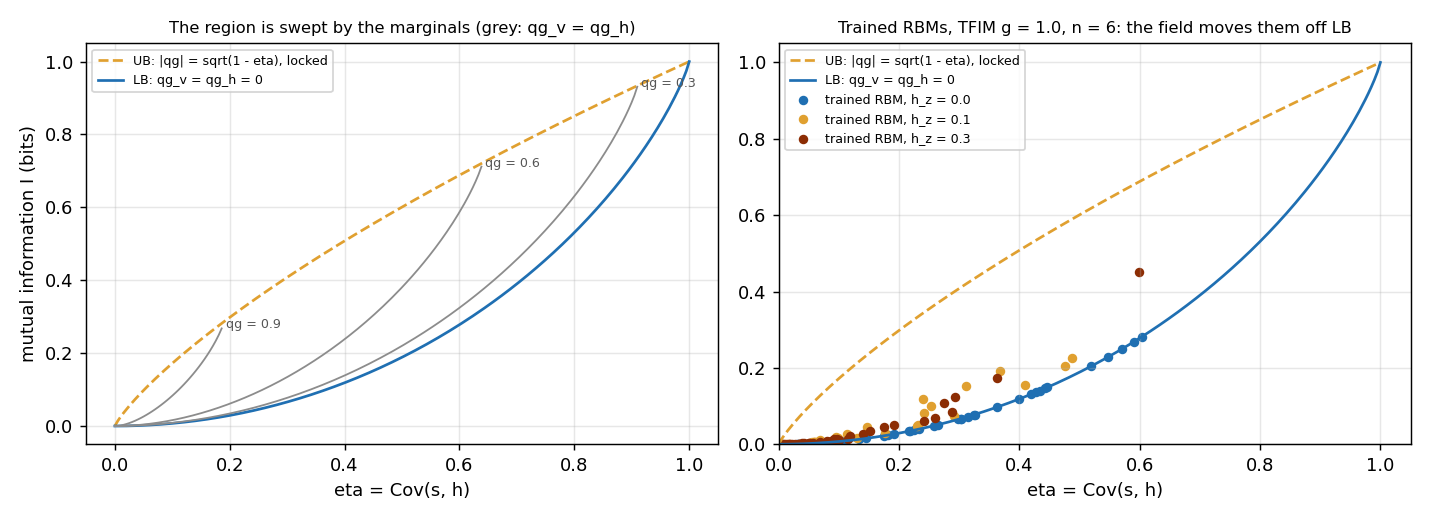

Write Python code to recreate this figure.
"""
The I-eta plane of RBM neural-network quantum states, written in qg.

The review by Singh, Bhatia, Saggi, Sajjan and Kais (Academia Quantum 3,
2026, Sec. 3.2 and Fig. 4) studies an RBM learner through its Ising-type
Hamiltonian H(X) = sum a_i s_i + sum b_j h_j + sum W_ij s_i h_j and the
thermal state P(v, h) ~ exp(-H). For each visible-hidden pair it reports

    eta = Cov(s_k, h_m) = <s_k h_m> - qg_v qg_h        (read from the OTOC)
    I   = mutual information between s_k and h_m,

and shows that (I, eta) lies between

    LB(eta) = 2 - 2 l((1+eta)/4) - 2 l((1-eta)/4),
    UB(eta) = l(1/2 + sqrt(1-|eta|)/2) + l(1/2 - sqrt(1-|eta|)/2),  l(x) = -x log2 x.

Trained RBMs (transverse-field Ising drivers) sit on LB for every size and
field ratio g, which the review reads as a learning principle: the network
uses the least mutual information compatible with the covariance.

qg reading. A pair of +-1 spins is fixed by three numbers, the two
marginals qg_v = <s_k>, qg_h = <h_m> and eta:

    p(s, t) = [1 + s qg_v + t qg_h + s t (eta + qg_v qg_h)] / 4,
    I = qg_S(qg_v) + qg_S(qg_h) - H(p),

with qg_S the binary entropy of (1 + qg)/2 (§7). Then

  * LB(eta) is exactly the case qg_v = qg_h = 0 and is the minimum of I
    over the marginals at fixed eta;
  * UB(eta) is the perfectly correlated pair with |qg_v| = |qg_h| =
    sqrt(1 - |eta|);
  * to leading order in eta and the marginals, I - LB ~= eta^2 (qg_v^2 +
    qg_h^2) / (2 ln 2) (5 % low at eta = 0.1, 12 % at eta = 0.3).

The transverse-field Ising driver H = -B sum X_i - J sum Z_i Z_{i+1} has a
Z2 symmetry (Z -> -Z), so its ground state has <Z_i> = 0 and an RBM that
respects it has a = b = 0 and zero marginals. Saturation of LB is then a
consequence of the symmetry, not a learning principle. Prediction, which
can fail: add a longitudinal field -h_z sum Z_i; the points must leave LB
by the amount set by the measured marginals.

Test. RBM wavefunction psi(v) = exp(a.v) prod_j 2 cosh(b_j + W_j.v)
(Carleo-Troyer, real and positive, enough for this stoquastic driver),
n = 6 visible spins, alpha = 1, periodic chain, energy minimised exactly
(full enumeration, no sampling), 3 seeds per setting.

Findings (python examples/rbm_mutual_information_qg.py):

  Closed forms (checked on a grid of marginals): at fixed eta the minimum
  of I over (qg_v, qg_h) is LB(eta), reached at qg_v = qg_h = 0; UB(eta) is
  I at |qg_v| = |qg_h| = sqrt(1 - eta) (eta = 0.1, 0.3, 0.5, 0.8, equal to
  1e-4).

  Trained RBMs (median over 3 seeds; 36 visible-hidden pairs each):

       g   h_z | fidelity | |qg_v|  |qg_h|  |eta| | mean I-LB  max I-LB
     1.0   0   |  1.0000  | 0.0001  0.0016  0.27  |  3e-7      1e-5
     2.0   0   |  1.0000  | 0.0000  0.0034  0.15  |  7e-7      2e-5
     1.0   0.1 |  1.0000  | 0.39    0.45    0.16  |  1.6e-2    0.10
     1.0   0.3 |  1.0000  | 0.52    0.42    0.12  |  1.4e-2    0.17
     2.0   0.1 |  1.0000  | 0.07    0.09    0.15  |  5.2e-4    5e-3
     2.0   0.3 |  1.0000  | 0.18    0.19    0.13  |  2.7e-3    3e-2
     0.5   0   |  0.50    | 0.81    0.77    0.05  |  1.1e-2    0.12   (random start)
     0.5   0   |  1.0000  | 0.0002  0.0001  0.49  |  1.5e-8    1e-7   (a = b = 0 start)

  * With the Z2-symmetric driver the trained RBMs sit on LB (gap below
    2e-5 bits) because their marginals vanish, as the review found.
  * The prediction holds: a longitudinal field of 0.1-0.3 moves the same
    learner off LB by 5e-4 to 2e-2 bits on average (up to 0.17 bits for a
    pair), in step with the measured marginals; the small-bias formula
    eta^2 (qg_v^2 + qg_h^2)/(2 ln 2) matches the gap at g = 2 (5.3e-4 vs
    5.2e-4, 2.6e-3 vs 2.7e-3) and underestimates it by up to 2x when the
    marginals are large.
  * In the ordered phase (g = 0.5) the same target admits two RBMs: from a
    random start training breaks the symmetry (fidelity 0.50 with the
    symmetric ground state, energy 3e-3 above it, marginals 0.8) and the
    points leave LB; from a = b = 0 it finds the symmetric ground state
    (fidelity 1.0000) and the points sit on LB. Same physics, different
    position: the position is set by the marginals, not by a learning
    principle. (One of three random starts ends in a fully polarized local
    minimum, 0.38 above the ground energy.)

Honest scope. A real, positive RBM with n = 6 and exact enumeration; the
review uses larger N, stochastic reconfiguration and Monte Carlo sampling,
which we have not reproduced. The claim is limited to this: LB saturation
is what zero marginals imply, and a symmetry-breaking field or a
symmetry-broken learner removes it by the amount the marginals predict.
"""

import itertools
import math

import numpy as np
from scipy.optimize import minimize

N_VIS = 6
ALPHA = 1
SEEDS = (0, 1, 2)
G_VALUES = (0.5, 1.0, 2.0)
HZ_VALUES = (0.0, 0.1, 0.3)


# --------------------------------------------------------------------- #
# closed forms
# --------------------------------------------------------------------- #
def ell(x):
    return 0.0 if x <= 0 else -x * math.log2(x)


def qg_s(q):
    return ell((1 + q) / 2) + ell((1 - q) / 2)


def lower_bound(eta):
    return 2 - 2 * ell((1 + eta) / 4) - 2 * ell((1 - eta) / 4)


def upper_bound(eta):
    r = math.sqrt(1 - abs(eta))
    return ell(0.5 + r / 2) + ell(0.5 - r / 2)


def pair_distribution(qg_v, qg_h, eta):
    c = eta + qg_v * qg_h
    return np.array([(1 + s * qg_v + t * qg_h + s * t * c) / 4 for s in (1, -1) for t in (1, -1)])


def mutual_information(qg_v, qg_h, eta):
    p = pair_distribution(qg_v, qg_h, eta)
    if p.min() < -1e-12:
        raise ValueError("not a valid pair of spins")
    return qg_s(qg_v) + qg_s(qg_h) - sum(ell(x) for x in p)


def small_bias_gap(qg_v, qg_h, eta):
    return eta**2 * (qg_v**2 + qg_h**2) / (2 * math.log(2))


# --------------------------------------------------------------------- #
# driver and RBM
# --------------------------------------------------------------------- #
_V = np.array(list(itertools.product((1, -1), repeat=N_VIS)), dtype=float)  # (2^n, n), s = +1 is |0>


def driver_matrix(g, hz, n=N_VIS, J=1.0):
    """-B sum X - J sum ZZ (periodic) - hz sum Z, with B = g J."""
    dim = 2**n
    v = _V if n == N_VIS else np.array(list(itertools.product((1, -1), repeat=n)), dtype=float)
    diag = -J * np.sum(v * np.roll(v, -1, axis=1), axis=1) - hz * v.sum(axis=1)
    H = np.diag(diag)
    for i in range(n):
        flip = np.arange(dim) ^ (1 << (n - 1 - i))
        H[np.arange(dim), flip] += -g * J
    return H


def unpack(x, n=N_VIS, m=ALPHA * N_VIS):
    return x[:n], x[n:n + m], x[n + m:].reshape(n, m)


def log_psi(x):
    a, b, W = unpack(x)
    return _V @ a + np.sum(np.log(2 * np.cosh(b + _V @ W)), axis=1)


def energy(x, H):
    lp = log_psi(x)
    psi = np.exp(lp - lp.max())
    return float(psi @ H @ psi / (psi @ psi))


def train(g, hz, seed, init_scale=0.05, symmetric=False):
    """symmetric=True starts from a = b = 0 (a Z2-symmetric RBM); with h_z = 0
    the gradient in a, b vanishes there by symmetry, so it stays symmetric."""
    H = driver_matrix(g, hz)
    rng = np.random.default_rng(seed)
    m = ALPHA * N_VIS
    x0 = init_scale * rng.standard_normal(N_VIS + m + N_VIS * m)
    if symmetric:
        x0[:N_VIS + m] = 0.0
    res = minimize(energy, x0, args=(H,), method="L-BFGS-B", options={"maxiter": 3000})
    w, vecs = np.linalg.eigh(H)
    lp = log_psi(res.x)
    psi = np.exp(lp - lp.max())
    psi /= np.linalg.norm(psi)
    fid = float(abs(psi @ vecs[:, 0]) ** 2)
    return res.x, {"energy_error": float(res.fun - w[0]), "fidelity": fid}


def pair_statistics(x):
    """(qg_v, qg_h, eta, I) for every visible-hidden pair of P(v, h) ~ exp(a.v + b.h + v W h)."""
    a, b, W = unpack(x)
    m = b.size
    Hs = np.array(list(itertools.product((1, -1), repeat=m)), dtype=float)
    logp = (_V @ a)[:, None] + (Hs @ b)[None, :] + _V @ W @ Hs.T
    P = np.exp(logp - logp.max())
    P /= P.sum()
    qv = P.sum(axis=1) @ _V  # (n,)
    qh = P.sum(axis=0) @ Hs  # (m,)
    svh = _V.T @ P @ Hs  # (n, m) = <s_k h_m>
    out = []
    for k in range(N_VIS):
        for j in range(m):
            eta = svh[k, j] - qv[k] * qh[j]
            out.append((float(qv[k]), float(qh[j]), float(eta), mutual_information(qv[k], qh[j], eta)))
    return out


def study(g_values=G_VALUES, hz_values=HZ_VALUES, seeds=SEEDS, symmetric=False):
    rows = {}
    for g in g_values:
        for hz in hz_values:
            gaps, rel, qv, qh, etas, fids, errs, pred = [], [], [], [], [], [], [], []
            for s in seeds:
                x, fit = train(g, hz, s, symmetric=symmetric)
                fids.append(fit["fidelity"])
                errs.append(fit["energy_error"])
                for v_, h_, e_, i_ in pair_statistics(x):
                    gap = i_ - lower_bound(e_)
                    gaps.append(gap)
                    pred.append(small_bias_gap(v_, h_, e_))
                    qv.append(abs(v_))
                    qh.append(abs(h_))
                    etas.append(abs(e_))
            gaps, pred = np.array(gaps), np.array(pred)
            rows[(g, hz)] = {
                "fidelity": float(np.median(fids)), "energy_error": float(np.median(errs)),
                "mean_abs_qg_v": float(np.mean(qv)), "mean_abs_qg_h": float(np.mean(qh)),
                "mean_abs_eta": float(np.mean(etas)), "max_gap": float(gaps.max()), "mean_gap": float(gaps.mean()),
                "mean_gap_small_bias": float(pred.mean()),
            }
    return rows


def make_figure(path, g=1.0):
    import matplotlib

    matplotlib.use("Agg")
    import matplotlib.pyplot as plt

    fig, (ax1, ax2) = plt.subplots(1, 2, figsize=(11, 4))
    e = np.linspace(0, 1, 200)
    for ax in (ax1, ax2):
        ax.plot(e, [upper_bound(t) for t in e], "--", color="#e0a030", lw=1.5, label="UB: |qg| = sqrt(1 - eta), locked")
        ax.plot(e, [lower_bound(t) for t in e], "-", color="#1f6fb2", lw=1.5, label="LB: qg_v = qg_h = 0")
        ax.set_xlabel("eta = Cov(s, h)")
        ax.grid(alpha=0.3)
    for qg in (0.3, 0.6, 0.9):
        ok = [t for t in e if t <= 1 - qg**2 + 1e-12]
        ok = [t for t in ok if pair_distribution(qg, qg, t).min() >= 0]
        ax1.plot(ok, [mutual_information(qg, qg, t) for t in ok], color="#8c8c8c", lw=1)
        ax1.text(ok[-1], mutual_information(qg, qg, ok[-1]), f" qg = {qg}", fontsize=7, color="#555555")
    ax1.set_ylabel("mutual information I (bits)")
    ax1.set_title("The region is swept by the marginals (grey: qg_v = qg_h)", fontsize=9)
    ax1.legend(fontsize=7, loc="upper left")
    cols = {0.0: "#1f6fb2", 0.1: "#e0a030", 0.3: "#8c2d04"}
    for hz in HZ_VALUES:
        x, _ = train(g, hz, 0)
        pts = pair_statistics(x)
        ax2.scatter([abs(p[2]) for p in pts], [p[3] for p in pts], s=18, color=cols[hz], label=f"trained RBM, h_z = {hz}")
    ax2.set_xlim(0, max(0.5, ax2.get_xlim()[1]))
    ax2.set_ylim(0, None)
    ax2.set_title(f"Trained RBMs, TFIM g = {g}, n = {N_VIS}: the field moves them off LB", fontsize=9)
    ax2.legend(fontsize=7, loc="upper left")
    fig.tight_layout()
    fig.savefig(path, dpi=130)


if __name__ == "__main__":
    import sys

    print("Closed forms: min over marginals equals LB; UB at |qg| = sqrt(1 - eta)")
    for eta in (0.1, 0.3, 0.5, 0.8):
        r = math.sqrt(1 - eta)
        print(f"  eta {eta}: LB {lower_bound(eta):.4f} = I(0, 0) {mutual_information(0, 0, eta):.4f}; "
              f"UB {upper_bound(eta):.4f} = I(r, r) {mutual_information(r, r, eta):.4f}")
    rows = study()
    rows_sym = study(g_values=(0.5,), hz_values=(0.0,), symmetric=True)
    rows.update({("0.5 sym", 0.0): rows_sym[(0.5, 0.0)]})
    print(f"\n{'g':>7} {'h_z':>4} | {'fid':>6} {'dE':>8} | {'|qg_v|':>7} {'|qg_h|':>7} {'|eta|':>6} | "
          f"{'mean I-LB':>10} {'max I-LB':>9} {'small-bias':>10}")
    for (g, hz), r in rows.items():
        print(f"{str(g):>7} {hz:4.1f} | {r['fidelity']:6.4f} {r['energy_error']:8.1e} | {r['mean_abs_qg_v']:7.4f} "
              f"{r['mean_abs_qg_h']:7.4f} {r['mean_abs_eta']:6.3f} | {r['mean_gap']:10.2e} {r['max_gap']:9.2e} "
              f"{r['mean_gap_small_bias']:10.2e}")
    if "--figure" in sys.argv:
        make_figure(__file__.replace(".py", ".png"))
